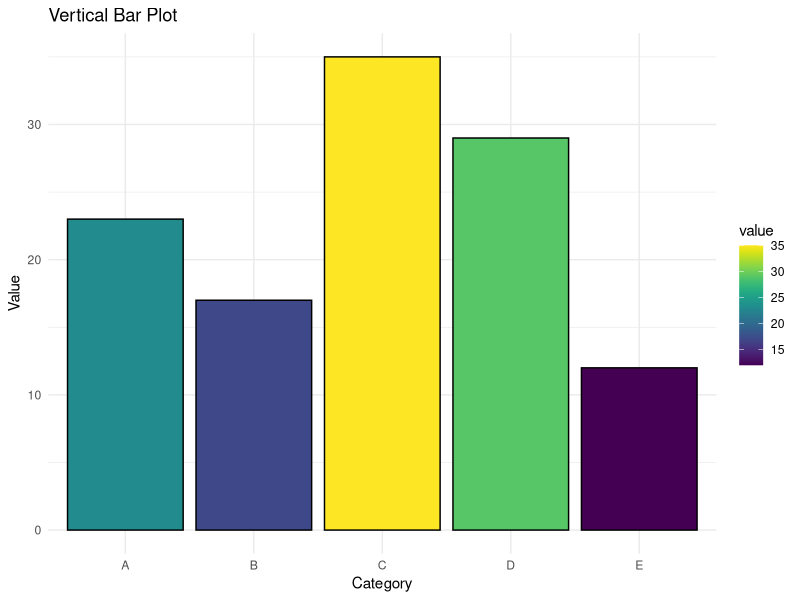
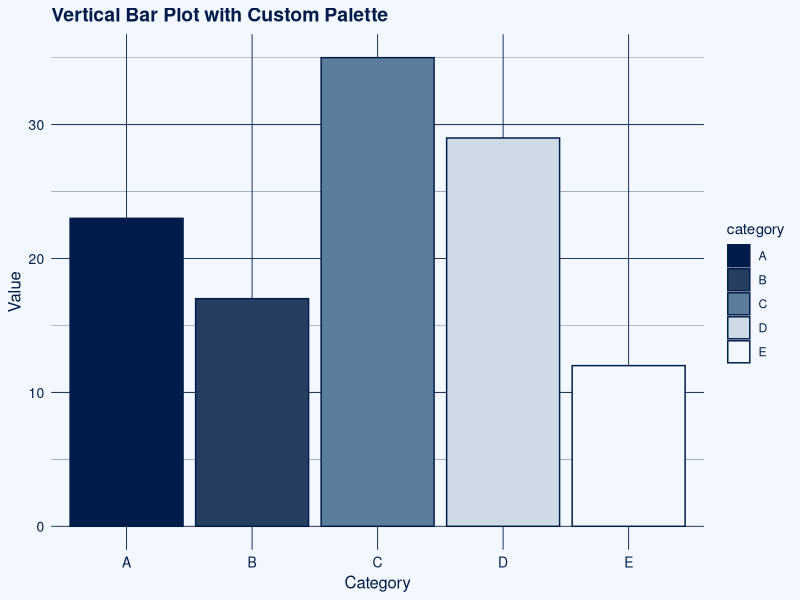
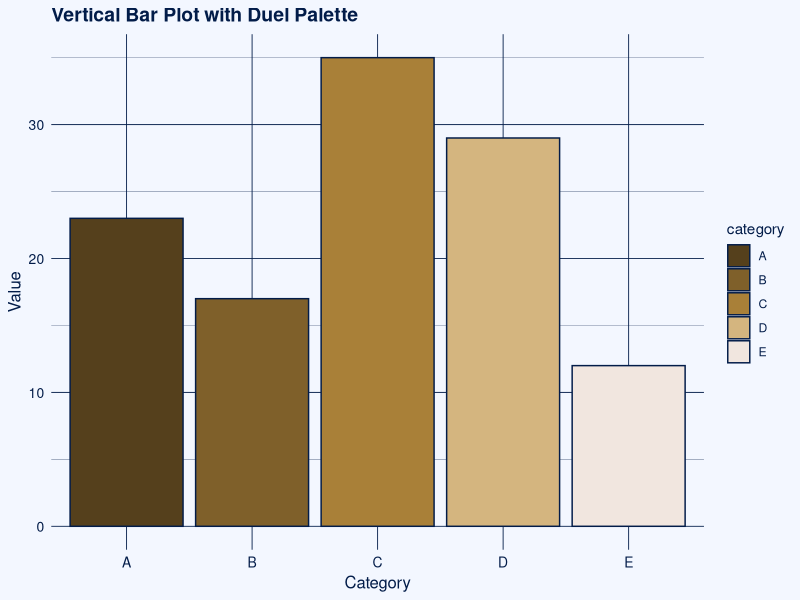

Write R code to recreate these figures, in order.
## ---- chunk 1
# Install packages if needed
# Load libraries
library(ggplot2)
library(viridis)

# Example data
data <- data.frame(
  category = c("A", "B", "C", "D", "E"),
  value = c(23, 17, 35, 29, 12)
)

# Basic vertical bar plot
ggplot(data, aes(x = category, y = value, fill = value)) +
  geom_bar(stat = "identity", color = "black") +  # "identity" uses y-values directly
  scale_fill_viridis(option = "D") +             # viridis color palette
  labs(
    title = "Vertical Bar Plot",
    x = "Category",
    y = "Value"
  ) +
  theme_minimal()
## ---- chunk 2
library(ggplot2)

# Example data
data <- data.frame(
  category = c("A", "B", "C", "D", "E"),
  value = c(23, 17, 35, 29, 12)
)

# Your custom palette
work_viridis <- colorRampPalette(c("#021C49","#1F3657","#3C5C7C",
                                   "#7FA0C0", "#E9EEF3", "#F3F7FF"))
# Assign bar colors separately **before** ggplot
bar_colors <- work_viridis(nrow(data))  # one color per category

# Vertical bar plot using custom palette
ggplot(data, aes(x = category, y = value, fill = category)) +
  geom_bar(stat = "identity", color = "#021C49") +  # bars outlined in darkest color
  scale_fill_manual(values = bar_colors) +         # assign discrete colors to bars
  labs(
    title = "Vertical Bar Plot with Custom Palette",
    x = "Category",
    y = "Value"
  ) +
  theme_minimal() +
  theme(
    plot.background = element_rect(fill = "#F3F7FF", color = NA),
    panel.background = element_rect(fill = "#F3F7FF", color = NA),
    panel.grid.major = element_line(color = "#021C49", linewidth = 0.3),
    panel.grid.minor = element_line(color = "#021C49", linewidth = 0.1),
    axis.title = element_text(color = "#021C49", size = 12),
    axis.text = element_text(color = "#021C49", size = 10),
    plot.title = element_text(color = "#021C49", size = 14, face = "bold"),
    legend.title = element_text(color = "#021C49"),
    legend.text  = element_text(color = "#021C49")
  )


## ---- chunk 3
library(ggplot2)

# Example data
data <- data.frame(
  category = c("A", "B", "C", "D", "E"),
  value = c(23, 17, 35, 29, 12)
)

# Palette for the theme
work_viridis <- colorRampPalette(c("#021C49","#1F3657","#3C5C7C",
                                   "#7FA0C0", "#E9EEF3", "#F3F7FF"))
theme_colors <- work_viridis(256)

# Separate palette for the bars
work2_viridis <- colorRampPalette(c("#55401C", "#7f602A", "#A98038","#D4B57F","#F1E6Df"))
bar_colors <- work2_viridis(nrow(data))  # one color per category

# Define theme colors
bg_light <- theme_colors[256]  # lightest color
line_dark <- theme_colors[1] # darkest color

# Vertical bar plot with discrete bar colors
ggplot(data, aes(x = category, y = value, fill = category)) +
  geom_bar(stat = "identity", color = line_dark) +
  scale_fill_manual(values = bar_colors) +  # assign discrete colors
  labs(
    title = "Vertical Bar Plot with Duel Palette",
    x = "Category",
    y = "Value"
  ) +
  theme_minimal() +
  theme(
    plot.background = element_rect(fill = bg_light, color = NA),
    panel.background = element_rect(fill = bg_light, color = NA),
    panel.grid.major = element_line(color = line_dark, linewidth = 0.3),
    panel.grid.minor = element_line(color = line_dark, linewidth = 0.1),
    axis.title = element_text(color = line_dark, size = 12),
    axis.text = element_text(color = line_dark, size = 10),
    plot.title = element_text(color = line_dark, size = 14, face = "bold"),
    legend.title = element_text(color = line_dark),
    legend.text  = element_text(color = line_dark)
  )

